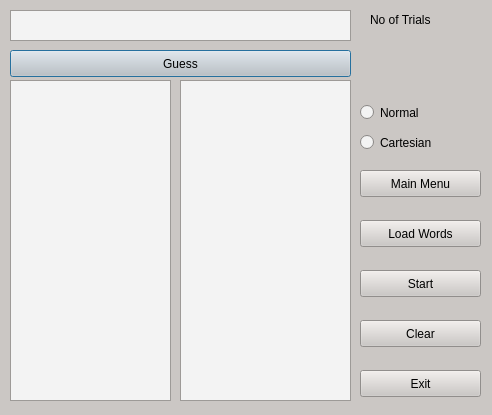
<?xml version="1.0" encoding="UTF-8"?>
<ui version="4.0">
 <class>HumanGuess</class>
 <widget class="QDialog" name="HumanGuess">
  <property name="geometry">
   <rect>
    <x>0</x>
    <y>0</y>
    <width>492</width>
    <height>415</height>
   </rect>
  </property>
  <property name="palette">
   <palette>
    <active>
     <colorrole role="WindowText">
      <brush brushstyle="SolidPattern">
       <color alpha="255">
        <red>0</red>
        <green>0</green>
        <blue>0</blue>
       </color>
      </brush>
     </colorrole>
     <colorrole role="Button">
      <brush brushstyle="SolidPattern">
       <color alpha="255">
        <red>203</red>
        <green>199</green>
        <blue>196</blue>
       </color>
      </brush>
     </colorrole>
     <colorrole role="Light">
      <brush brushstyle="SolidPattern">
       <color alpha="255">
        <red>255</red>
        <green>255</green>
        <blue>255</blue>
       </color>
      </brush>
     </colorrole>
     <colorrole role="Midlight">
      <brush brushstyle="SolidPattern">
       <color alpha="255">
        <red>229</red>
        <green>227</green>
        <blue>225</blue>
       </color>
      </brush>
     </colorrole>
     <colorrole role="Dark">
      <brush brushstyle="SolidPattern">
       <color alpha="255">
        <red>101</red>
        <green>99</green>
        <blue>98</blue>
       </color>
      </brush>
     </colorrole>
     <colorrole role="Mid">
      <brush brushstyle="SolidPattern">
       <color alpha="255">
        <red>135</red>
        <green>133</green>
        <blue>130</blue>
       </color>
      </brush>
     </colorrole>
     <colorrole role="Text">
      <brush brushstyle="SolidPattern">
       <color alpha="255">
        <red>0</red>
        <green>0</green>
        <blue>0</blue>
       </color>
      </brush>
     </colorrole>
     <colorrole role="BrightText">
      <brush brushstyle="SolidPattern">
       <color alpha="255">
        <red>255</red>
        <green>255</green>
        <blue>255</blue>
       </color>
      </brush>
     </colorrole>
     <colorrole role="ButtonText">
      <brush brushstyle="SolidPattern">
       <color alpha="255">
        <red>0</red>
        <green>0</green>
        <blue>0</blue>
       </color>
      </brush>
     </colorrole>
     <colorrole role="Base">
      <brush brushstyle="SolidPattern">
       <color alpha="255">
        <red>243</red>
        <green>243</green>
        <blue>243</blue>
       </color>
      </brush>
     </colorrole>
     <colorrole role="Window">
      <brush brushstyle="SolidPattern">
       <color alpha="255">
        <red>203</red>
        <green>199</green>
        <blue>196</blue>
       </color>
      </brush>
     </colorrole>
     <colorrole role="Shadow">
      <brush brushstyle="SolidPattern">
       <color alpha="255">
        <red>0</red>
        <green>0</green>
        <blue>0</blue>
       </color>
      </brush>
     </colorrole>
     <colorrole role="AlternateBase">
      <brush brushstyle="SolidPattern">
       <color alpha="255">
        <red>229</red>
        <green>227</green>
        <blue>225</blue>
       </color>
      </brush>
     </colorrole>
     <colorrole role="ToolTipBase">
      <brush brushstyle="SolidPattern">
       <color alpha="255">
        <red>255</red>
        <green>255</green>
        <blue>220</blue>
       </color>
      </brush>
     </colorrole>
     <colorrole role="ToolTipText">
      <brush brushstyle="SolidPattern">
       <color alpha="255">
        <red>0</red>
        <green>0</green>
        <blue>0</blue>
       </color>
      </brush>
     </colorrole>
    </active>
    <inactive>
     <colorrole role="WindowText">
      <brush brushstyle="SolidPattern">
       <color alpha="255">
        <red>0</red>
        <green>0</green>
        <blue>0</blue>
       </color>
      </brush>
     </colorrole>
     <colorrole role="Button">
      <brush brushstyle="SolidPattern">
       <color alpha="255">
        <red>203</red>
        <green>199</green>
        <blue>196</blue>
       </color>
      </brush>
     </colorrole>
     <colorrole role="Light">
      <brush brushstyle="SolidPattern">
       <color alpha="255">
        <red>255</red>
        <green>255</green>
        <blue>255</blue>
       </color>
      </brush>
     </colorrole>
     <colorrole role="Midlight">
      <brush brushstyle="SolidPattern">
       <color alpha="255">
        <red>229</red>
        <green>227</green>
        <blue>225</blue>
       </color>
      </brush>
     </colorrole>
     <colorrole role="Dark">
      <brush brushstyle="SolidPattern">
       <color alpha="255">
        <red>101</red>
        <green>99</green>
        <blue>98</blue>
       </color>
      </brush>
     </colorrole>
     <colorrole role="Mid">
      <brush brushstyle="SolidPattern">
       <color alpha="255">
        <red>135</red>
        <green>133</green>
        <blue>130</blue>
       </color>
      </brush>
     </colorrole>
     <colorrole role="Text">
      <brush brushstyle="SolidPattern">
       <color alpha="255">
        <red>0</red>
        <green>0</green>
        <blue>0</blue>
       </color>
      </brush>
     </colorrole>
     <colorrole role="BrightText">
      <brush brushstyle="SolidPattern">
       <color alpha="255">
        <red>255</red>
        <green>255</green>
        <blue>255</blue>
       </color>
      </brush>
     </colorrole>
     <colorrole role="ButtonText">
      <brush brushstyle="SolidPattern">
       <color alpha="255">
        <red>0</red>
        <green>0</green>
        <blue>0</blue>
       </color>
      </brush>
     </colorrole>
     <colorrole role="Base">
      <brush brushstyle="SolidPattern">
       <color alpha="255">
        <red>243</red>
        <green>243</green>
        <blue>243</blue>
       </color>
      </brush>
     </colorrole>
     <colorrole role="Window">
      <brush brushstyle="SolidPattern">
       <color alpha="255">
        <red>203</red>
        <green>199</green>
        <blue>196</blue>
       </color>
      </brush>
     </colorrole>
     <colorrole role="Shadow">
      <brush brushstyle="SolidPattern">
       <color alpha="255">
        <red>0</red>
        <green>0</green>
        <blue>0</blue>
       </color>
      </brush>
     </colorrole>
     <colorrole role="AlternateBase">
      <brush brushstyle="SolidPattern">
       <color alpha="255">
        <red>229</red>
        <green>227</green>
        <blue>225</blue>
       </color>
      </brush>
     </colorrole>
     <colorrole role="ToolTipBase">
      <brush brushstyle="SolidPattern">
       <color alpha="255">
        <red>255</red>
        <green>255</green>
        <blue>220</blue>
       </color>
      </brush>
     </colorrole>
     <colorrole role="ToolTipText">
      <brush brushstyle="SolidPattern">
       <color alpha="255">
        <red>0</red>
        <green>0</green>
        <blue>0</blue>
       </color>
      </brush>
     </colorrole>
    </inactive>
    <disabled>
     <colorrole role="WindowText">
      <brush brushstyle="SolidPattern">
       <color alpha="255">
        <red>101</red>
        <green>99</green>
        <blue>98</blue>
       </color>
      </brush>
     </colorrole>
     <colorrole role="Button">
      <brush brushstyle="SolidPattern">
       <color alpha="255">
        <red>203</red>
        <green>199</green>
        <blue>196</blue>
       </color>
      </brush>
     </colorrole>
     <colorrole role="Light">
      <brush brushstyle="SolidPattern">
       <color alpha="255">
        <red>255</red>
        <green>255</green>
        <blue>255</blue>
       </color>
      </brush>
     </colorrole>
     <colorrole role="Midlight">
      <brush brushstyle="SolidPattern">
       <color alpha="255">
        <red>229</red>
        <green>227</green>
        <blue>225</blue>
       </color>
      </brush>
     </colorrole>
     <colorrole role="Dark">
      <brush brushstyle="SolidPattern">
       <color alpha="255">
        <red>101</red>
        <green>99</green>
        <blue>98</blue>
       </color>
      </brush>
     </colorrole>
     <colorrole role="Mid">
      <brush brushstyle="SolidPattern">
       <color alpha="255">
        <red>135</red>
        <green>133</green>
        <blue>130</blue>
       </color>
      </brush>
     </colorrole>
     <colorrole role="Text">
      <brush brushstyle="SolidPattern">
       <color alpha="255">
        <red>101</red>
        <green>99</green>
        <blue>98</blue>
       </color>
      </brush>
     </colorrole>
     <colorrole role="BrightText">
      <brush brushstyle="SolidPattern">
       <color alpha="255">
        <red>255</red>
        <green>255</green>
        <blue>255</blue>
       </color>
      </brush>
     </colorrole>
     <colorrole role="ButtonText">
      <brush brushstyle="SolidPattern">
       <color alpha="255">
        <red>101</red>
        <green>99</green>
        <blue>98</blue>
       </color>
      </brush>
     </colorrole>
     <colorrole role="Base">
      <brush brushstyle="SolidPattern">
       <color alpha="255">
        <red>203</red>
        <green>199</green>
        <blue>196</blue>
       </color>
      </brush>
     </colorrole>
     <colorrole role="Window">
      <brush brushstyle="SolidPattern">
       <color alpha="255">
        <red>203</red>
        <green>199</green>
        <blue>196</blue>
       </color>
      </brush>
     </colorrole>
     <colorrole role="Shadow">
      <brush brushstyle="SolidPattern">
       <color alpha="255">
        <red>0</red>
        <green>0</green>
        <blue>0</blue>
       </color>
      </brush>
     </colorrole>
     <colorrole role="AlternateBase">
      <brush brushstyle="SolidPattern">
       <color alpha="255">
        <red>203</red>
        <green>199</green>
        <blue>196</blue>
       </color>
      </brush>
     </colorrole>
     <colorrole role="ToolTipBase">
      <brush brushstyle="SolidPattern">
       <color alpha="255">
        <red>255</red>
        <green>255</green>
        <blue>220</blue>
       </color>
      </brush>
     </colorrole>
     <colorrole role="ToolTipText">
      <brush brushstyle="SolidPattern">
       <color alpha="255">
        <red>0</red>
        <green>0</green>
        <blue>0</blue>
       </color>
      </brush>
     </colorrole>
    </disabled>
   </palette>
  </property>
  <property name="windowTitle">
   <string>Insan-Bilgisayar</string>
  </property>
  <widget class="QTextEdit" name="textEdit">
   <property name="geometry">
    <rect>
     <x>10</x>
     <y>10</y>
     <width>341</width>
     <height>31</height>
    </rect>
   </property>
  </widget>
  <widget class="QPushButton" name="pushButton">
   <property name="geometry">
    <rect>
     <x>10</x>
     <y>50</y>
     <width>341</width>
     <height>27</height>
    </rect>
   </property>
   <property name="text">
    <string>Guess</string>
   </property>
  </widget>
  <widget class="QListView" name="listView">
   <property name="geometry">
    <rect>
     <x>10</x>
     <y>80</y>
     <width>161</width>
     <height>321</height>
    </rect>
   </property>
  </widget>
  <widget class="QListView" name="listView_2">
   <property name="geometry">
    <rect>
     <x>180</x>
     <y>80</y>
     <width>171</width>
     <height>321</height>
    </rect>
   </property>
  </widget>
  <widget class="QPushButton" name="pushButton_2">
   <property name="geometry">
    <rect>
     <x>360</x>
     <y>170</y>
     <width>121</width>
     <height>27</height>
    </rect>
   </property>
   <property name="text">
    <string>Main Menu</string>
   </property>
  </widget>
  <widget class="QPushButton" name="pushButton_3">
   <property name="geometry">
    <rect>
     <x>360</x>
     <y>220</y>
     <width>121</width>
     <height>27</height>
    </rect>
   </property>
   <property name="text">
    <string>Load Words</string>
   </property>
  </widget>
  <widget class="QPushButton" name="pushButton_4">
   <property name="geometry">
    <rect>
     <x>360</x>
     <y>270</y>
     <width>121</width>
     <height>27</height>
    </rect>
   </property>
   <property name="text">
    <string>Start</string>
   </property>
  </widget>
  <widget class="QPushButton" name="pushButton_5">
   <property name="geometry">
    <rect>
     <x>360</x>
     <y>320</y>
     <width>121</width>
     <height>27</height>
    </rect>
   </property>
   <property name="text">
    <string>Clear</string>
   </property>
  </widget>
  <widget class="QPushButton" name="pushButton_6">
   <property name="geometry">
    <rect>
     <x>360</x>
     <y>370</y>
     <width>121</width>
     <height>27</height>
    </rect>
   </property>
   <property name="text">
    <string>Exit</string>
   </property>
  </widget>
  <widget class="QRadioButton" name="radioButton">
   <property name="geometry">
    <rect>
     <x>360</x>
     <y>100</y>
     <width>124</width>
     <height>25</height>
    </rect>
   </property>
   <property name="text">
    <string>Normal</string>
   </property>
  </widget>
  <widget class="QRadioButton" name="radioButton_2">
   <property name="geometry">
    <rect>
     <x>360</x>
     <y>130</y>
     <width>124</width>
     <height>25</height>
    </rect>
   </property>
   <property name="text">
    <string>Cartesian</string>
   </property>
  </widget>
  <widget class="QLabel" name="label">
   <property name="geometry">
    <rect>
     <x>370</x>
     <y>30</y>
     <width>81</width>
     <height>51</height>
    </rect>
   </property>
   <property name="font">
    <font>
     <family>DejaVu Sans</family>
     <pointsize>15</pointsize>
    </font>
   </property>
   <property name="text">
    <string/>
   </property>
   <property name="alignment">
    <set>Qt::AlignCenter</set>
   </property>
  </widget>
  <widget class="QLabel" name="label_2">
   <property name="geometry">
    <rect>
     <x>370</x>
     <y>10</y>
     <width>101</width>
     <height>19</height>
    </rect>
   </property>
   <property name="text">
    <string>No of Trials</string>
   </property>
  </widget>
 </widget>
 <resources/>
 <connections/>
</ui>
